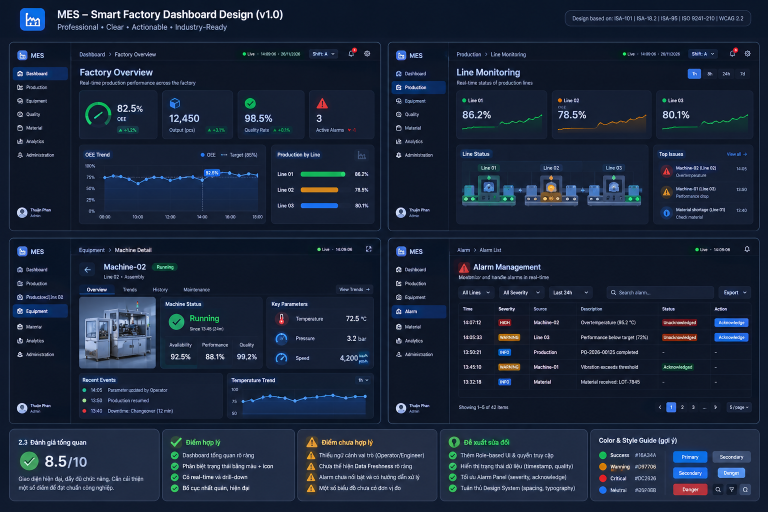
#> input picture docs/screenshots/UI2x2.png, 1536 x 1024 px, found by its file name (shown at 1/2 size)
$ python check_tabs_alarm.py
#> lines starting #> are read from the running program, lines starting #| are printed output that depends on the picture
"""Kiểm tra tinh tế: tabs 1h/8h/24h/7d ở F2 và severity tag + nút ở F4."""
import numpy as np
from PIL import Image
from collections import Counter

REF = r"e:\Work\SFSVcongty\Laird\Code\Data-Integrate\docs\screenshots\UI2x2.png"
a = np.array(Image.open(REF).convert("RGB"))
#> a is the input picture: shape (1024, 1536, 3); mean R, G, B 26.5, 38.3, 58.8

print("=== F2: vùng tabs (góc phải header frame2) ===")
reg = a[78:135, 898:1519].reshape(-1, 3)
cnt = Counter(map(tuple, reg[::3]))
#> cnt = 1997 items
for c, n in cnt.most_common(14):
    sat = max(c) - min(c)
    tag = " <-- MÀU" if sat > 45 and max(c) > 80 else ""
    print("   #%02X%02X%02X %5.2f%% sat=%3d%s" % (c[0], c[1], c[2], 100.0 * n / len(reg[::3]), sat, tag))
#> this loop made 14 passes
#> (c, n, sat) on passes 1 to 12: ((12, 21, 37), 590, 25), ((11, 20, 36), 478, 25), ((13, 21, 37), 452, 24), ((11, 20, 37), 365, 26), ((12, 20, 36), 270, 24), ((11, 21, 37), 270, 26), ((12, 20, 37), 266, 25), ((10, 20, 36), 236, 26), ((10, 19, 36), 235, 26), ((13, 21, 38), 232, 25), ((12, 21, 38), 221, 26), ((13, 22, 38), 190, 25)
#|    #0C1525  5.00% sat= 25
#|    #0B1424  4.05% sat= 25
#|    #0D1525  3.83% sat= 24
#|    #0B1425  3.09% sat= 26
#|    #0C1424  2.29% sat= 24
#|    #0B1525  2.29% sat= 26
#|    #0C1425  2.25% sat= 25
#|    #0A1424  2.00% sat= 26
#> (further printed lines are left out)

print("\n=== F4: bảng alarm — màu của tag severity & nút ===")
reg4 = a[560:849, 898:1519]
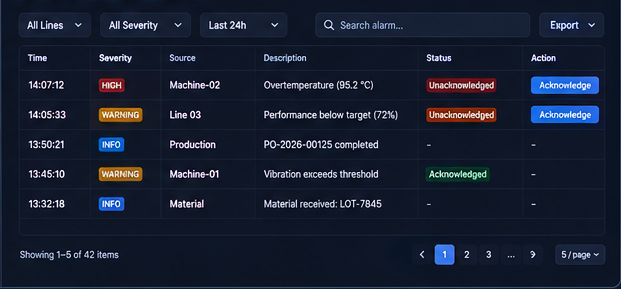
#> reg4: shape (289, 621, 3); mean R, G, B 24.3, 32.2, 50
flat = reg4.reshape(-1, 3)
cnt4 = Counter(map(tuple, flat[::3]))
#> cnt4 = 9314 items
for c, n in cnt4.most_common(20):
    sat = max(c) - min(c)
    if sat > 40 and max(c) > 70:
        print("   #%02X%02X%02X %5.2f%% sat=%3d" % (c[0], c[1], c[2], 100.0 * n / len(flat[::3]), sat))
#> this loop made 20 passes
#> (c, n, sat) on passes 1 to 12: ((14, 22, 38), 4823, 24), ((13, 21, 37), 3834, 24), ((15, 23, 39), 2593, 24), ((13, 22, 38), 2276, 25), ((14, 22, 39), 2138, 25), ((13, 21, 38), 1699, 25), ((14, 23, 39), 1459, 25), ((15, 23, 40), 990, 25), ((15, 22, 38), 978, 23), ((13, 22, 37), 966, 24), ((14, 21, 38), 936, 24), ((14, 21, 37), 930, 23)

print("\n=== Quét ngang hàng để tìm các ô nút (vùng cột 531..596 trong F4) ===")
for y in [600, 640, 680, 720, 760]:
    row = a[y, 898:1519]
    cc = Counter(map(tuple, row))
    top = [("#%02X%02X%02X" % c, n) for c, n in cc.most_common(5) if max(c) - min(c) > 40]
    if top:
        print(f"   y={y}: {top}")

$ run again, with docs/screenshots/Dashboard_sample.png copied over docs/screenshots/UI2x2.png
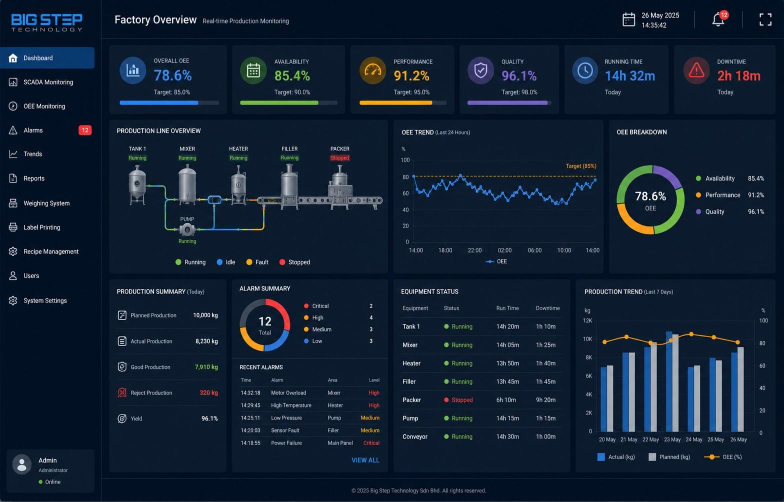
#> input picture docs/screenshots/Dashboard_sample.png, 1568 x 1003 px, found by its file name (shown at 1/2 size)
#> a is the input picture: shape (1003, 1568, 3); mean R, G, B 17.2, 32.1, 50.3
#> cnt = 1665 items
#> the loop `for c, n in cnt.most_common(14):` made 14 passes
#> (c, n, sat) on passes 1 to 8: ((11, 26, 45), 2987, 34), ((12, 27, 46), 1340, 34), ((0, 15, 34), 942, 34), ((1, 16, 35), 910, 34), ((10, 25, 44), 315, 34), ((11, 28, 46), 305, 35), ((0, 14, 33), 287, 33), ((2, 17, 36), 152, 34)
#> (printed output is left out)
#> `reg4 = a[560:849, 898:1519]`:
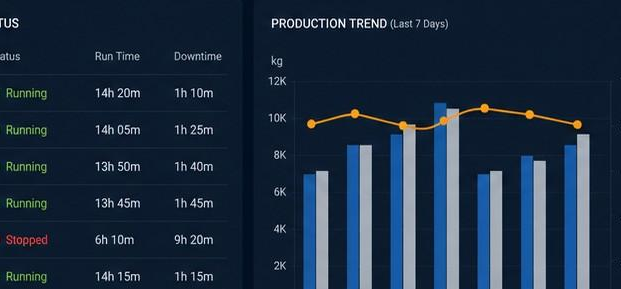
#> reg4: shape (289, 621, 3); mean R, G, B 27.2, 44.6, 65
#> cnt4 = 6076 items
#> the loop `for c, n in cnt4.most_common(20):` made 20 passes
#> (c, n, sat) on passes 1 to 8: ((11, 26, 45), 15350, 34), ((12, 27, 46), 7505, 34), ((10, 25, 44), 2692, 34), ((13, 28, 47), 1342, 34), ((11, 27, 43), 917, 32), ((11, 28, 46), 813, 35), ((9, 24, 43), 677, 34), ((10, 27, 45), 625, 35)

$ run again, with docs/screenshots/Dashboard_sample_2.png copied over docs/screenshots/UI2x2.png
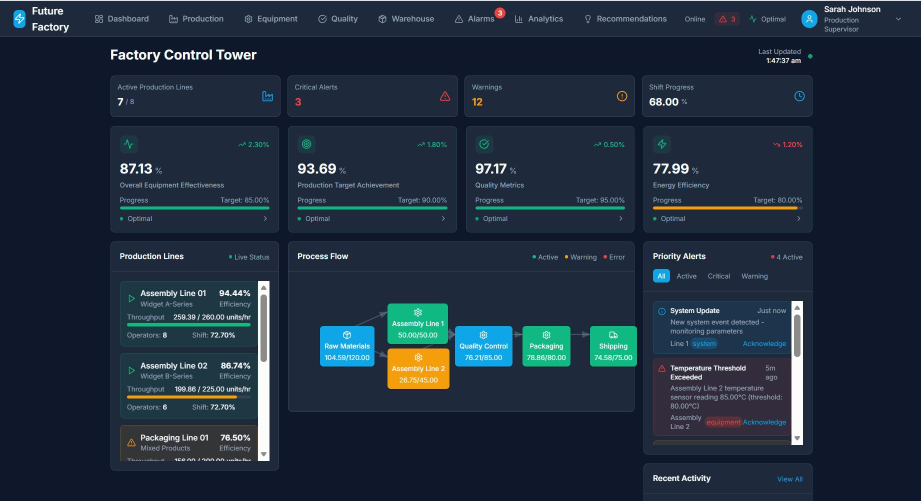
#> input picture docs/screenshots/Dashboard_sample_2.png, 1842 x 1001 px, found by its file name (shown at 1/2 size)
#> a is the input picture: shape (1001, 1842, 3); mean R, G, B 31.7, 45.1, 60.8
#> cnt = 17 items
#> the loop `for c, n in cnt.most_common(14):` made 14 passes
#> (c, n, sat) on passes 1 to 8: ((15, 23, 42), 11305, 27), ((13, 24, 42), 258, 29), ((12, 23, 41), 207, 29), ((11, 22, 40), 5, 29), ((10, 21, 39), 5, 29), ((17, 28, 46), 4, 29), ((18, 29, 47), 2, 29), ((15, 26, 44), 2, 29)
#> (printed output is left out)
#> `reg4 = a[560:849, 898:1519]`:
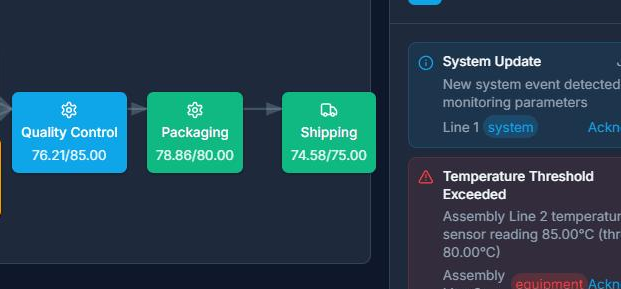
#> reg4: shape (289, 621, 3); mean R, G, B 36.9, 65.4, 80.2
#> cnt4 = 8605 items
#> the loop `for c, n in cnt4.most_common(20):` made 20 passes
#> (c, n, sat) on passes 1 to 8: ((30, 41, 59), 22113, 29), ((51, 44, 60), 2951, 16), ((15, 23, 42), 2254, 27), ((30, 52, 76), 1731, 46), ((13, 24, 42), 1455, 29), ((16, 185, 130), 865, 169), ((14, 166, 233), 802, 219), ((32, 43, 61), 557, 29)
#> (printed output is left out)
#> the loop `for y in [600, 640, 680, 720, 760]:` made 5 passes
#> top on passes 1 to 2: [('#182D42', 95)], [('#1C344C', 11)]
#> (printed output is left out)
